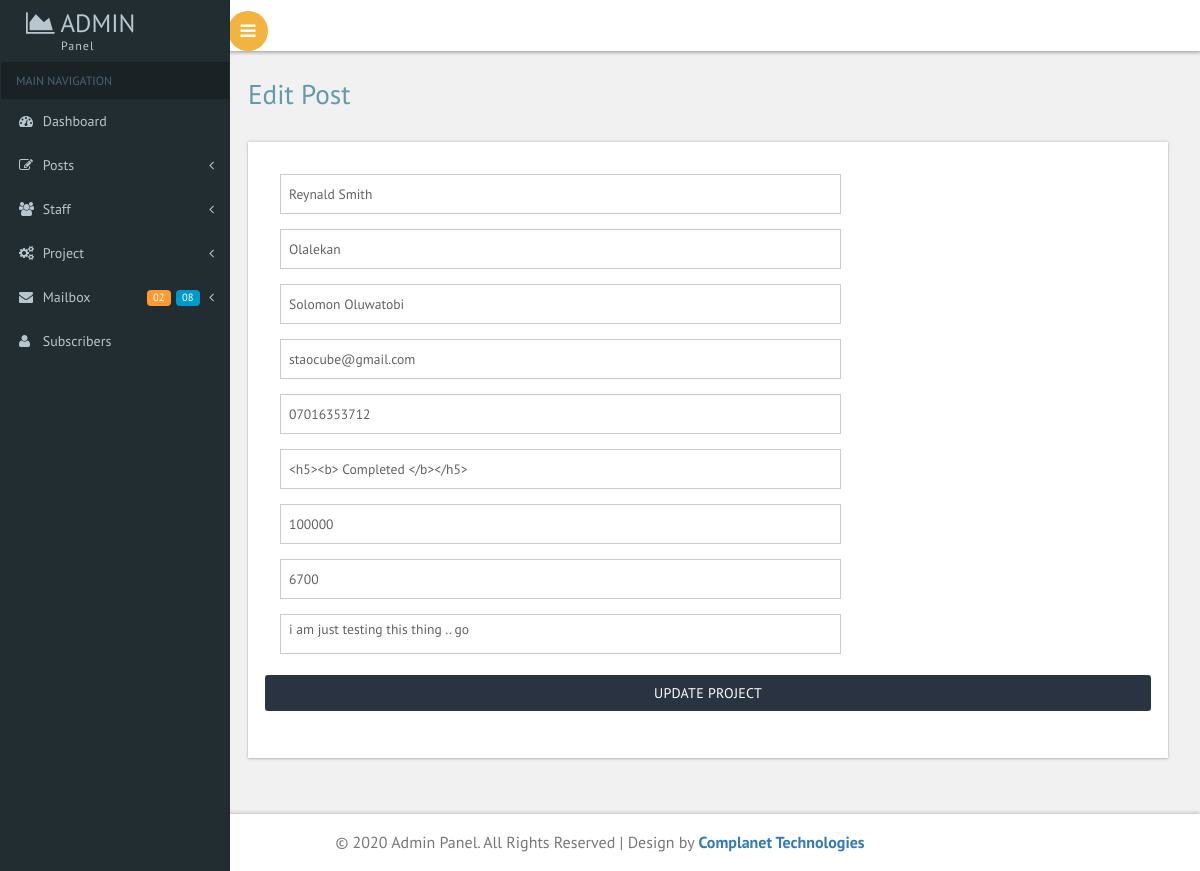
The app's page /sbot/project.php?source=edit_project&pro_id=2 with its own data.
### tables this page shows
CREATE TABLE `project` (
  `id` int(11) NOT NULL,
  `project_id` varchar(252) NOT NULL,
  `project_name` varchar(252) NOT NULL,
  `in_house_rep` varchar(252) NOT NULL,
  `contractor_name` varchar(252) NOT NULL,
  `contractor_email` varchar(252) NOT NULL,
  `contractor_no` varchar(252) NOT NULL,
  `project_status` varchar(252) NOT NULL,
  `total_amount` int(11) NOT NULL,
  `amount_paid` int(32) NOT NULL,
  `balance` int(32) NOT NULL,
  `description` varchar(252) NOT NULL,
  `date_log` date NOT NULL
);

### sbot/includes/edit_project.php (the view, shortened to what this page needs)
<div class="sticky-header header-section ">
	<div class="header-left">
		<button id="showLeftPush"><i class="fa fa-bars"></i></button>
		<div class="clearfix"> </div>
	</div>
	<div class="clearfix"> </div>
</div>
<div id="page-wrapper">
	<div class="main-page">
		<div class="forms">
			<div class="row">
				<h3 class="title1">Edit Post</h3>
				<div class="form-three widget-shadow">
						<?php
				$query = "SELECT * FROM project ";
				$result  = mysqli_query($conn, $query);
				while($row = mysqli_fetch_assoc($result)){
					$project_name = $row['project_name'];
					$in_house_rep  = $row['in_house_rep'];
					$contractor_name  = $row['contractor_name'];
					$contractor_email  = $row['contractor_email'];
					$contractor_no  = $row['contractor_no'];
					$project_status  = $row['project_status'];
					$total_amount  = $row['total_amount'];
					$amount_paid  = $row['amount_paid'];
					$description  = $row['description'];
				}
						?>
					<form class="form-horizontal" method="POST" enctype="multipart/form-data">
						<div class="form-group">
							<div class="col-sm-8">
								<input type="text" value="<?php echo $project_name;?>" name="project_name" class="form-control1" id="focusedinput" placeholder="Enter Project Name">
							</div>
						</div>
						<div class="form-group">
							<div class="col-sm-8">
								<input type="text" value="<?php echo $in_house_rep;?>" name="in_house_rep" class="form-control1" id="focusedinput" placeholder="In-house Rep">
							</div>
						</div><div class="form-group">
							<div class="col-sm-8">
								<input type="text" value="<?php echo $contractor_name;?>" name="contractor_name" class="form-control1" id="focusedinput" placeholder="Enter Contractor's Name">
							</div>
						</div>
						<div class="form-group">
							<div class="col-sm-8">
								<input type="text" value="<?php echo $contractor_email;?>" name="contractor_email" class="form-control1" id="focusedinput" placeholder="Enter Contrator's Email">
							</div>
						</div>
						<div class="form-group">
							<div class="col-sm-8">
								<input type="text" value="<?php echo $contractor_no;?>" name="contractor_no" class="form-control1" id="focusedinput" placeholder="Enter Contractor's Number">
							</div>
						</div>
						<div class="form-group">
							<div class="col-sm-8">
								<input type="text" value="<?php echo $project_status;?>" name="project_status" class="form-control1" id="focusedinput" placeholder="Project Status">
							</div>
						</div>
						<div class="form-group">
							<div class="col-sm-8">
								<input type="text" value="<?php echo $total_amount;?>"  name="total_amount" class="form-control1" id="focusedinput" placeholder="Total Amount">
							</div>
						</div>
						<div class="form-group">
							<div class="col-sm-8">
								<input type="text" value="<?php echo $amount_paid;?>" name="amount_paid" class="form-control1" id="focusedinput" placeholder="Amount Paid">
							</div>
						</div>
						<div class="form-group">
							<div class="col-sm-8">
							<textarea name="description" id="txtarea1" cols="30" rows="10" placeholder="Description" class="form-control1"><?php echo $description;?></textarea></div>
						</div>
						<div class="form-group">
							<input type="submit" value="Update Project" name="submit" class="btn btn-hover btn-dark btn-block" />
					</form>
				</div>
			</div>
		</div>
	</div>
</div>

### sbot/css/custom.css (style rules this page uses)
#page-wrapper { padding:5em 2em 2.5em; background-color: #F1F1F1; }

### records on screen
project: project_name "Reynald Smith", in_house_rep "Olalekan", contractor_name "Solomon Oluwatobi", contractor_email "staocube@gmail.com", contractor_no "07016353712", project_status "<h5><b> Completed </b></h5>", total_amount "100000", amount_paid "6700", description "i am just testing this thing .. go"
